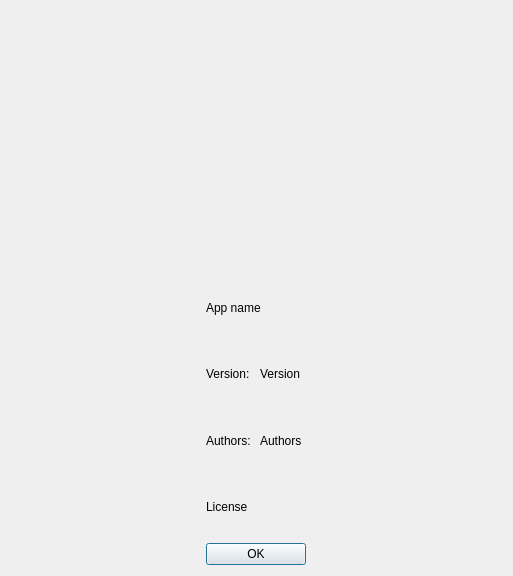
<?xml version="1.0" encoding="UTF-8"?>
<ui version="4.0">
 <class>about</class>
 <widget class="QDialog" name="about">
  <property name="geometry">
   <rect>
    <x>0</x>
    <y>0</y>
    <width>513</width>
    <height>576</height>
   </rect>
  </property>
  <property name="minimumSize">
   <size>
    <width>461</width>
    <height>473</height>
   </size>
  </property>
  <property name="maximumSize">
   <size>
    <width>16777215</width>
    <height>16777215</height>
   </size>
  </property>
  <property name="windowTitle">
   <string>Dialog</string>
  </property>
  <layout class="QGridLayout" name="gridLayout_2">
   <item row="1" column="0">
    <layout class="QGridLayout" name="gridLayout">
     <item row="2" column="0">
      <widget class="QLabel" name="autInfoLabel">
       <property name="maximumSize">
        <size>
         <width>50</width>
         <height>16777215</height>
        </size>
       </property>
       <property name="text">
        <string>Authors: </string>
       </property>
      </widget>
     </item>
     <item row="1" column="1">
      <widget class="QLabel" name="versionLabel">
       <property name="text">
        <string>Version</string>
       </property>
      </widget>
     </item>
     <item row="2" column="1">
      <widget class="QLabel" name="authorsLabel">
       <property name="text">
        <string>Authors</string>
       </property>
      </widget>
     </item>
     <item row="3" column="0" colspan="2">
      <widget class="QLabel" name="disclaimerLabel">
       <property name="text">
        <string>License</string>
       </property>
       <property name="wordWrap">
        <bool>true</bool>
       </property>
      </widget>
     </item>
     <item row="0" column="0" colspan="2">
      <widget class="QLabel" name="appLabel">
       <property name="text">
        <string>App name</string>
       </property>
      </widget>
     </item>
     <item row="1" column="0">
      <widget class="QLabel" name="verInfoLabel">
       <property name="text">
        <string>Version:</string>
       </property>
      </widget>
     </item>
    </layout>
   </item>
   <item row="0" column="0">
    <layout class="QVBoxLayout" name="verticalLayout">
     <item>
      <widget class="QLabel" name="logoLabel">
       <property name="text">
        <string/>
       </property>
       <property name="pixmap">
        <pixmap>music_baner.png</pixmap>
       </property>
      </widget>
     </item>
    </layout>
   </item>
   <item row="3" column="0">
    <widget class="QPushButton" name="closeButton">
     <property name="maximumSize">
      <size>
       <width>100</width>
       <height>16777215</height>
      </size>
     </property>
     <property name="layoutDirection">
      <enum>Qt::RightToLeft</enum>
     </property>
     <property name="text">
      <string>OK</string>
     </property>
     <property name="autoExclusive">
      <bool>true</bool>
     </property>
    </widget>
   </item>
  </layout>
 </widget>
 <resources/>
 <connections/>
</ui>
